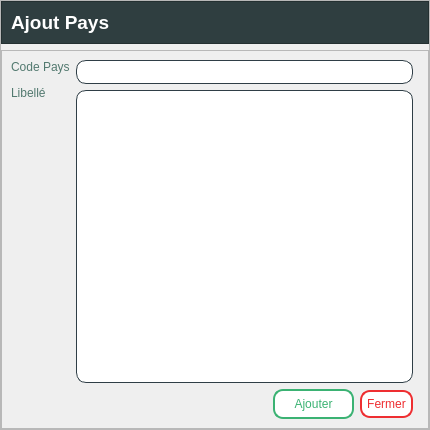
<?xml version="1.0" encoding="UTF-8"?>
<ui version="4.0">
 <class>Form</class>
 <widget class="QWidget" name="Form">
  <property name="geometry">
   <rect>
    <x>0</x>
    <y>0</y>
    <width>430</width>
    <height>430</height>
   </rect>
  </property>
  <property name="windowTitle">
   <string>Form</string>
  </property>
  <property name="styleSheet">
   <string notr="true"/>
  </property>
  <layout class="QVBoxLayout" name="verticalLayout">
   <property name="leftMargin">
    <number>0</number>
   </property>
   <property name="topMargin">
    <number>0</number>
   </property>
   <property name="rightMargin">
    <number>0</number>
   </property>
   <property name="bottomMargin">
    <number>0</number>
   </property>
   <item>
    <widget class="QFrame" name="frame">
     <property name="frameShape">
      <enum>QFrame::StyledPanel</enum>
     </property>
     <property name="frameShadow">
      <enum>QFrame::Raised</enum>
     </property>
     <layout class="QVBoxLayout" name="verticalLayout_2">
      <property name="leftMargin">
       <number>0</number>
      </property>
      <property name="topMargin">
       <number>0</number>
      </property>
      <property name="rightMargin">
       <number>0</number>
      </property>
      <property name="bottomMargin">
       <number>0</number>
      </property>
      <item>
       <widget class="QFrame" name="frame_2">
        <property name="styleSheet">
         <string notr="true">background-color: #2f3e40; /*#2f3e46,1a535c;1d3557;233d4d*/
color: rgb(255, 255, 255);</string>
        </property>
        <property name="frameShape">
         <enum>QFrame::StyledPanel</enum>
        </property>
        <property name="frameShadow">
         <enum>QFrame::Raised</enum>
        </property>
        <layout class="QHBoxLayout" name="horizontalLayout">
         <item>
          <widget class="QLabel" name="label">
           <property name="font">
            <font>
             <family>Segoe UI</family>
             <pointsize>14</pointsize>
             <bold>true</bold>
            </font>
           </property>
           <property name="text">
            <string>Ajout Pays</string>
           </property>
          </widget>
         </item>
         <item>
          <spacer name="horizontalSpacer">
           <property name="orientation">
            <enum>Qt::Horizontal</enum>
           </property>
           <property name="sizeHint" stdset="0">
            <size>
             <width>466</width>
             <height>20</height>
            </size>
           </property>
          </spacer>
         </item>
        </layout>
       </widget>
      </item>
      <item>
       <widget class="QFrame" name="frame_3">
        <property name="frameShape">
         <enum>QFrame::StyledPanel</enum>
        </property>
        <property name="frameShadow">
         <enum>QFrame::Raised</enum>
        </property>
        <layout class="QVBoxLayout" name="verticalLayout_3">
         <property name="rightMargin">
          <number>15</number>
         </property>
         <item>
          <layout class="QHBoxLayout" name="horizontalLayout_2">
           <item>
            <layout class="QVBoxLayout" name="verticalLayout_4">
             <property name="spacing">
              <number>12</number>
             </property>
             <item>
              <widget class="QLabel" name="label_3">
               <property name="palette">
                <palette>
                 <active>
                  <colorrole role="WindowText">
                   <brush brushstyle="SolidPattern">
                    <color alpha="255">
                     <red>82</red>
                     <green>121</green>
                     <blue>111</blue>
                    </color>
                   </brush>
                  </colorrole>
                  <colorrole role="Button">
                   <brush brushstyle="SolidPattern">
                    <color alpha="76">
                     <red>255</red>
                     <green>255</green>
                     <blue>255</blue>
                    </color>
                   </brush>
                  </colorrole>
                  <colorrole role="Light">
                   <brush brushstyle="SolidPattern">
                    <color alpha="255">
                     <red>255</red>
                     <green>255</green>
                     <blue>255</blue>
                    </color>
                   </brush>
                  </colorrole>
                  <colorrole role="Text">
                   <brush brushstyle="SolidPattern">
                    <color alpha="255">
                     <red>82</red>
                     <green>121</green>
                     <blue>111</blue>
                    </color>
                   </brush>
                  </colorrole>
                  <colorrole role="ButtonText">
                   <brush brushstyle="SolidPattern">
                    <color alpha="255">
                     <red>82</red>
                     <green>121</green>
                     <blue>111</blue>
                    </color>
                   </brush>
                  </colorrole>
                  <colorrole role="Base">
                   <brush brushstyle="SolidPattern">
                    <color alpha="76">
                     <red>255</red>
                     <green>255</green>
                     <blue>255</blue>
                    </color>
                   </brush>
                  </colorrole>
                  <colorrole role="Window">
                   <brush brushstyle="SolidPattern">
                    <color alpha="76">
                     <red>255</red>
                     <green>255</green>
                     <blue>255</blue>
                    </color>
                   </brush>
                  </colorrole>
                  <colorrole role="PlaceholderText">
                   <brush brushstyle="SolidPattern">
                    <color alpha="255">
                     <red>82</red>
                     <green>121</green>
                     <blue>111</blue>
                    </color>
                   </brush>
                  </colorrole>
                 </active>
                 <inactive>
                  <colorrole role="WindowText">
                   <brush brushstyle="SolidPattern">
                    <color alpha="255">
                     <red>82</red>
                     <green>121</green>
                     <blue>111</blue>
                    </color>
                   </brush>
                  </colorrole>
                  <colorrole role="Button">
                   <brush brushstyle="SolidPattern">
                    <color alpha="76">
                     <red>255</red>
                     <green>255</green>
                     <blue>255</blue>
                    </color>
                   </brush>
                  </colorrole>
                  <colorrole role="Light">
                   <brush brushstyle="SolidPattern">
                    <color alpha="255">
                     <red>255</red>
                     <green>255</green>
                     <blue>255</blue>
                    </color>
                   </brush>
                  </colorrole>
                  <colorrole role="Text">
                   <brush brushstyle="SolidPattern">
                    <color alpha="255">
                     <red>82</red>
                     <green>121</green>
                     <blue>111</blue>
                    </color>
                   </brush>
                  </colorrole>
                  <colorrole role="ButtonText">
                   <brush brushstyle="SolidPattern">
                    <color alpha="255">
                     <red>82</red>
                     <green>121</green>
                     <blue>111</blue>
                    </color>
                   </brush>
                  </colorrole>
                  <colorrole role="Base">
                   <brush brushstyle="SolidPattern">
                    <color alpha="76">
                     <red>255</red>
                     <green>255</green>
                     <blue>255</blue>
                    </color>
                   </brush>
                  </colorrole>
                  <colorrole role="Window">
                   <brush brushstyle="SolidPattern">
                    <color alpha="76">
                     <red>255</red>
                     <green>255</green>
                     <blue>255</blue>
                    </color>
                   </brush>
                  </colorrole>
                  <colorrole role="PlaceholderText">
                   <brush brushstyle="SolidPattern">
                    <color alpha="255">
                     <red>82</red>
                     <green>121</green>
                     <blue>111</blue>
                    </color>
                   </brush>
                  </colorrole>
                 </inactive>
                 <disabled>
                  <colorrole role="WindowText">
                   <brush brushstyle="SolidPattern">
                    <color alpha="255">
                     <red>82</red>
                     <green>121</green>
                     <blue>111</blue>
                    </color>
                   </brush>
                  </colorrole>
                  <colorrole role="Button">
                   <brush brushstyle="SolidPattern">
                    <color alpha="76">
                     <red>255</red>
                     <green>255</green>
                     <blue>255</blue>
                    </color>
                   </brush>
                  </colorrole>
                  <colorrole role="Light">
                   <brush brushstyle="SolidPattern">
                    <color alpha="255">
                     <red>255</red>
                     <green>255</green>
                     <blue>255</blue>
                    </color>
                   </brush>
                  </colorrole>
                  <colorrole role="Text">
                   <brush brushstyle="SolidPattern">
                    <color alpha="255">
                     <red>82</red>
                     <green>121</green>
                     <blue>111</blue>
                    </color>
                   </brush>
                  </colorrole>
                  <colorrole role="ButtonText">
                   <brush brushstyle="SolidPattern">
                    <color alpha="255">
                     <red>82</red>
                     <green>121</green>
                     <blue>111</blue>
                    </color>
                   </brush>
                  </colorrole>
                  <colorrole role="Base">
                   <brush brushstyle="SolidPattern">
                    <color alpha="76">
                     <red>255</red>
                     <green>255</green>
                     <blue>255</blue>
                    </color>
                   </brush>
                  </colorrole>
                  <colorrole role="Window">
                   <brush brushstyle="SolidPattern">
                    <color alpha="76">
                     <red>255</red>
                     <green>255</green>
                     <blue>255</blue>
                    </color>
                   </brush>
                  </colorrole>
                  <colorrole role="PlaceholderText">
                   <brush brushstyle="SolidPattern">
                    <color alpha="255">
                     <red>82</red>
                     <green>121</green>
                     <blue>111</blue>
                    </color>
                   </brush>
                  </colorrole>
                 </disabled>
                </palette>
               </property>
               <property name="styleSheet">
                <string notr="true">color: #52796f;</string>
               </property>
               <property name="text">
                <string>Code Pays</string>
               </property>
              </widget>
             </item>
             <item>
              <widget class="QLabel" name="label_2">
               <property name="styleSheet">
                <string notr="true">color: #52796f;</string>
               </property>
               <property name="text">
                <string>Libellé</string>
               </property>
              </widget>
             </item>
             <item>
              <spacer name="verticalSpacer">
               <property name="orientation">
                <enum>Qt::Vertical</enum>
               </property>
               <property name="sizeHint" stdset="0">
                <size>
                 <width>20</width>
                 <height>40</height>
                </size>
               </property>
              </spacer>
             </item>
            </layout>
           </item>
           <item>
            <layout class="QVBoxLayout" name="verticalLayout_6">
             <property name="spacing">
              <number>6</number>
             </property>
             <item>
              <widget class="QLineEdit" name="code_pays">
               <property name="styleSheet">
                <string notr="true">border : 1px solid #2f3e46;
border-radius:10px;
padding: 3px;
background-color: white;
color: #2f3e46;
</string>
               </property>
              </widget>
             </item>
             <item>
              <widget class="QTextEdit" name="libelle">
               <property name="styleSheet">
                <string notr="true">border : 1px solid #2f3e46;
border-radius:10px;
padding: 3px;
background-color: white;
color: #2f3e46;
</string>
               </property>
              </widget>
             </item>
            </layout>
           </item>
          </layout>
         </item>
         <item>
          <layout class="QHBoxLayout" name="horizontalLayout_4">
           <property name="topMargin">
            <number>0</number>
           </property>
           <property name="bottomMargin">
            <number>0</number>
           </property>
           <item>
            <spacer name="horizontalSpacer_2">
             <property name="orientation">
              <enum>Qt::Horizontal</enum>
             </property>
             <property name="sizeHint" stdset="0">
              <size>
               <width>40</width>
               <height>20</height>
              </size>
             </property>
            </spacer>
           </item>
           <item>
            <widget class="QPushButton" name="ajouter_ajout_pays">
             <property name="styleSheet">
              <string notr="true">QPushButton {width: 65px;
background-color: white;
border: 2px solid #3bb273;
color: #3bb273;
padding: 6px;
border-radius: 10px;}

QPushButton:hover {background-color: #3bb273;color: white;}
QPushButton:pressed { margin: 1px; }
</string>
             </property>
             <property name="text">
              <string>Ajouter</string>
             </property>
            </widget>
           </item>
           <item>
            <widget class="QPushButton" name="fermer_ajout_pays">
             <property name="styleSheet">
              <string notr="true">QPushButton {background-color: white;
border: 2px solid #ee2e31;
color: #ee2e31;
padding: 5px;
border-radius: 10px;}
QPushButton:hover {
background-color: #ee2e31;
color: white;
}
QPushButton:pressed{
margin: 1px;
}
/*#ee2e31*/</string>
             </property>
             <property name="text">
              <string>Fermer</string>
             </property>
            </widget>
           </item>
          </layout>
         </item>
        </layout>
       </widget>
      </item>
     </layout>
    </widget>
   </item>
  </layout>
 </widget>
 <resources/>
 <connections/>
</ui>
